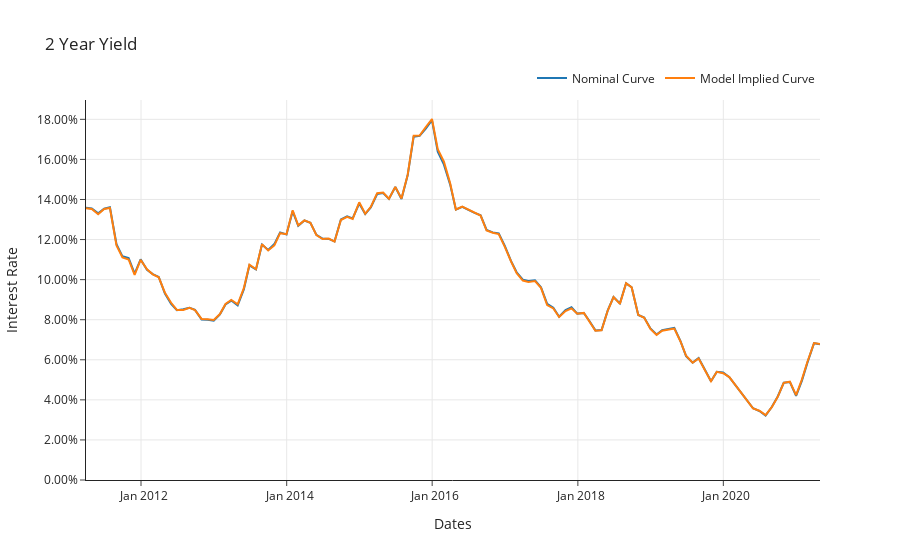

The notebook cell this image was saved under:
### Markdown cell above
Finalmente como um último teste, escolhemos um dos vértices da curva e comparamos as estimativas no tempo.

### Code cell
n_months = 24
plot_series_nominal = pd.DataFrame(
    columns=["Nominal Curve", "Model Implied Curve"], index=model_index
)
plot_series_nominal.loc[:, "Nominal Curve"] = nominal_curve.loc[
    model_index, n_months - 1
].values
plot_series_nominal.loc[:, "Model Implied Curve"] = model_implied_curve.loc[
    model_index, n_months - 1
].values

fig9 = plot_interest_rate_on_time(
    plot_series_nominal, title=f"{str(int(n_months / 12))} Year Yield", y_dtick=None
)
fig9.show()
